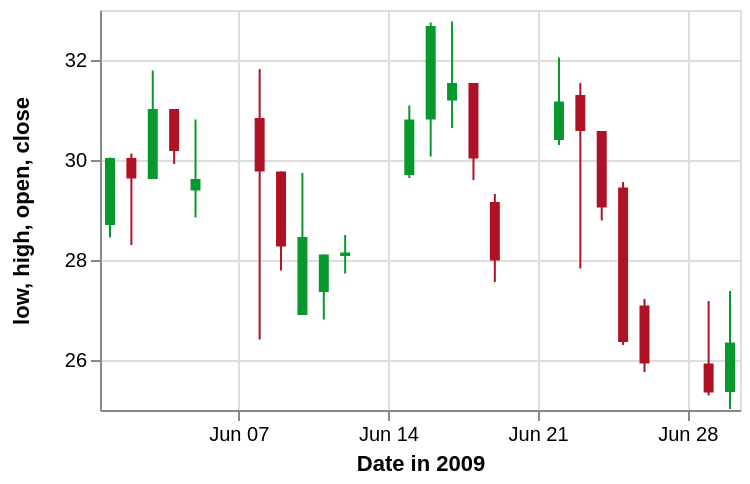

Here is the Vega-Lite specification saved for this chart:
### Vega specification from a JSON file in a GitHub repository (floating-point values rounded to 4 significant figures)
{"$schema": "https://vega.github.io/schema/vega/v4.json", "description": "A candlestick chart inspired by an example in Protovis (http://mbostock.github.io/protovis/ex/candlestick.html)", "autosize": "pad", "padding": 5, "width": 320, "height": 200, "style": "cell", "data": [{"name": "source_0", "values": [{"date": "2009-06-01", "open": 28.7, "high": 30.05, "low": 28.45, "close": 30.04, "signal": "short", "ret": -4.894}, {"date": "2009-06-02", "open": 30.04, "high": 30.13, "low": 28.3, "close": 29.63, "signal": "short", "ret": -0.3226}, {"date": "2009-06-03", "open": 29.62, "high": 31.79, "low": 29.62, "close": 31.02, "signal": "short", "ret": 3.687}, {"date": "2009-06-04", "open": 31.02, "high": 31.02, "low": 29.92, "close": 30.18, "signal": "short", "ret": 4.51}, {"date": "2009-06-05", "open": 29.39, "high": 30.81, "low": 28.85, "close": 29.62, "signal": "short", "ret": 6.084}, {"date": "2009-06-08", "open": 30.84, "high": 31.82, "low": 26.41, "close": 29.77, "signal": "short", "ret": 1.254}, {"date": "2009-06-09", "open": 29.77, "high": 29.77, "low": 27.79, "close": 28.27, "signal": "short", "ret": -5.024}, {"date": "2009-06-10", "open": 26.9, "high": 29.74, "low": 26.9, "close": 28.46, "signal": "short", "ret": -5.466}, {"date": "2009-06-11", "open": 27.36, "high": 28.11, "low": 26.81, "close": 28.11, "signal": "short", "ret": -8.374}, {"date": "2009-06-12", "open": 28.08, "high": 28.5, "low": 27.73, "close": 28.15, "signal": "short", "ret": -5.528}, {"date": "2009-06-15", "open": 29.7, "high": 31.09, "low": 29.64, "close": 30.81, "signal": "long", "ret": 3.492}, {"date": "2009-06-16", "open": 30.81, "high": 32.75, "low": 30.07, "close": 32.68, "signal": "short", "ret": 0.155}, {"date": "2009-06-17", "open": 31.19, "high": 32.77, "low": 30.64, "close": 31.54, "signal": "short", "ret": 5.828}, {"date": "2009-06-18", "open": 31.54, "high": 31.54, "low": 29.6, "close": 30.03, "signal": "short", "ret": 8.176}, {"date": "2009-06-19", "open": 29.16, "high": 29.32, "low": 27.56, "close": 27.99, "signal": "short", "ret": 8.599}, {"date": "2009-06-22", "open": 30.4, "high": 32.05, "low": 30.3, "close": 31.17, "signal": "short", "ret": 15.49}, {"date": "2009-06-23", "open": 31.3, "high": 31.54, "low": 27.83, "close": 30.58, "signal": "short", "ret": 11.74}, {"date": "2009-06-24", "open": 30.58, "high": 30.58, "low": 28.79, "close": 29.05, "signal": "long", "ret": -10.42}, {"date": "2009-06-25", "open": 29.45, "high": 29.56, "low": 26.3, "close": 26.36, "signal": "long", "ret": 0}, {"date": "2009-06-26", "open": 27.09, "high": 27.22, "low": 25.76, "close": 25.93, "signal": "long", "ret": 0}, {"date": "2009-06-29", "open": 25.93, "high": 27.18, "low": 25.29, "close": 25.35, "signal": "long", "ret": 5.263}, {"date": "2009-06-30", "open": 25.36, "high": 27.38, "low": 25.02, "close": 26.35, "signal": "long", "ret": 6.738}], "format": {}}, {"name": "data_0", "source": "source_0", "transform": [{"type": "formula", "expr": "timeParse(datum[\"date\"],'%Y-%m-%d')", "as": "date"}]}, {"name": "data_1", "source": "data_0", "transform": [{"type": "formula", "expr": "toNumber(datum[\"low\"])", "as": "low"}, {"type": "formula", "expr": "toNumber(datum[\"high\"])", "as": "high"}, {"type": "filter", "expr": "datum[\"date\"] !== null && !isNaN(datum[\"date\"]) && datum[\"low\"] !== null && !isNaN(datum[\"low\"])"}]}, {"name": "data_2", "source": "data_0", "transform": [{"type": "formula", "expr": "toNumber(datum[\"open\"])", "as": "open"}, {"type": "formula", "expr": "toNumber(datum[\"close\"])", "as": "close"}, {"type": "filter", "expr": "datum[\"date\"] !== null && !isNaN(datum[\"date\"]) && datum[\"open\"] !== null && !isNaN(datum[\"open\"])"}]}], "marks": [{"name": "layer_0_marks", "type": "rule", "style": ["rule"], "from": {"data": "data_1"}, "encode": {"update": {"stroke": [{"test": "datum.open < datum.close", "value": "#06982d"}, {"value": "#ae1325"}], "tooltip": {"signal": "{\"Date in 2009\": timeFormat(datum[\"date\"], ''), \"low\": format(datum[\"low\"], \"\"), \"high\": format(datum[\"high\"], \"\")}"}, "x": {"scale": "x", "field": "date"}, "y": {"scale": "y", "field": "low"}, "y2": {"scale": "y", "field": "high"}}}}, {"name": "layer_1_marks", "type": "rect", "style": ["bar"], "from": {"data": "data_2"}, "encode": {"update": {"fill": [{"test": "datum.open < datum.close", "value": "#06982d"}, {"value": "#ae1325"}], "tooltip": {"signal": "{\"Date in 2009\": timeFormat(datum[\"date\"], ''), \"open\": format(datum[\"open\"], \"\"), \"close\": format(datum[\"close\"], \"\")}"}, "xc": {"scale": "x", "field": "date"}, "width": {"value": 5}, "y": {"scale": "y", "field": "open"}, "y2": {"scale": "y", "field": "close"}}}}], "scales": [{"name": "x", "type": "time", "domain": {"fields": [{"data": "data_1", "field": "date"}, {"data": "data_2", "field": "date"}]}, "range": [0, {"signal": "width"}], "padding": 5}, {"name": "y", "type": "linear", "domain": {"fields": [{"data": "data_1", "field": "low"}, {"data": "data_1", "field": "high"}, {"data": "data_2", "field": "open"}, {"data": "data_2", "field": "close"}]}, "range": [{"signal": "height"}, 0], "zero": false, "nice": true}], "axes": [{"scale": "x", "orient": "bottom", "grid": false, "title": "Date in 2009", "labelFlush": true, "labelOverlap": true, "tickCount": {"signal": "ceil(width/40)"}, "zindex": 1}, {"scale": "x", "orient": "bottom", "grid": true, "gridScale": "y", "tickCount": {"signal": "ceil(width/40)"}, "domain": false, "labels": false, "maxExtent": 0, "minExtent": 0, "ticks": false, "zindex": 0}, {"scale": "y", "orient": "left", "grid": false, "title": "low, high, open, close", "labelOverlap": true, "tickCount": {"signal": "ceil(height/40)"}, "zindex": 1}, {"scale": "y", "orient": "left", "grid": true, "gridScale": "x", "tickCount": {"signal": "ceil(height/40)"}, "domain": false, "labels": false, "maxExtent": 0, "minExtent": 0, "ticks": false, "zindex": 0}], "config": {"axisY": {"minExtent": 30}}}
